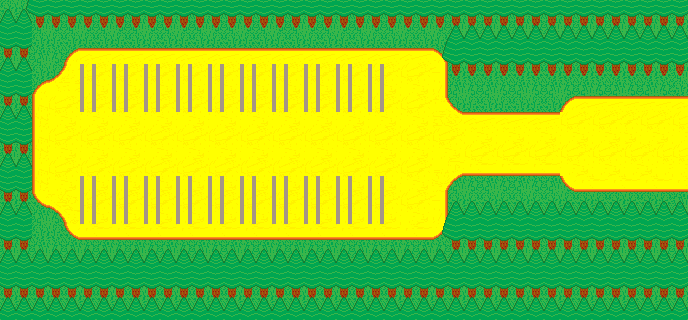

The image is a tile-based game level rendered from a .tmx file. Its description and source (layers, tilesets, objects; grid data summarised) follow:
An orthogonal 43x20 tile map with 16x16 px tiles, 4 tile layers (Tile Layer 1, Tile Layer 2, Tile Layer 3, Tile Layer 4), 3 tilesets.

<map version="1.10" tiledversion="1.10.1" orientation="orthogonal" renderorder="right-down" width="43" height="20" tilewidth="16" tileheight="16" infinite="0" nextlayerid="5" nextobjectid="1">
 <tileset firstgid="1" source="terrain_tilesets.tsx" />
 <tileset firstgid="289" source="trees 0.tsx" />
 <tileset firstgid="343" source="dirt 2 cutout.tsx" />
 <layer id="1" name="Tile Layer 1" width="43" height="20">
  <data>[860 cells, 860 non-empty, 10 distinct tile ids]</data>
 </layer>
 <layer id="2" name="Tile Layer 2" width="43" height="20">
  <data>[860 cells, 338 non-empty, 30 distinct tile ids]</data>
 </layer>
 <layer id="3" name="Tile Layer 3" width="43" height="20">
  <data>[860 cells, 332 non-empty, 4 distinct tile ids]</data>
 </layer>
 <layer id="4" name="Tile Layer 4" width="43" height="20">
  <data>[860 cells, 233 non-empty, 5 distinct tile ids]</data>
 </layer>
</map>
